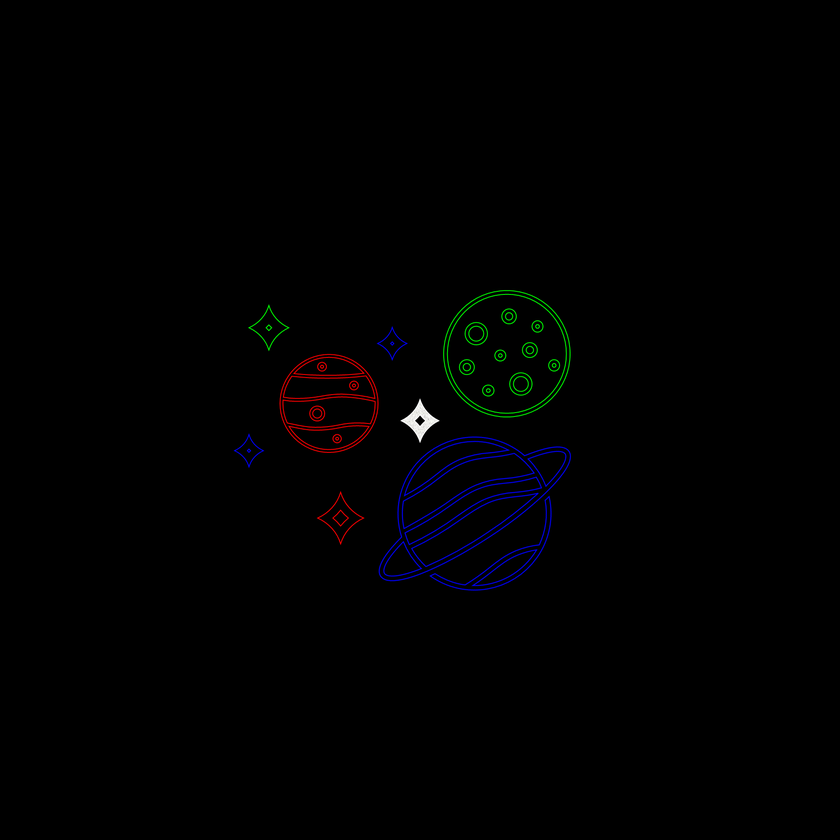
#> input picture FFT of imgs/3planets_h20.png, 840 x 840 px, shrunk from 1920 x 1920 before the run
$ python FT_iteration_test.py
#> lines starting #> are read from the running program, lines starting #| are printed output that depends on the picture
# -*- coding: utf-8 -*-
"""
Spyder Editor

This is a temporary script file.
"""
from PIL import Image
import numpy as np
import scipy as sp
from scipy.fft import fft2, fftshift,ifft2,ifftshift
import matplotlib.pyplot as plt
import os
from skimage import color


os.chdir("C:/Users/Laboratorio/MakeHologram/FFT of imgs")
filename="3planets_h20"
im=plt.imread(f"{filename}.png")
#> im is the input picture: shape (840, 840, 3) float32; mean R, G, B 0.00274, 0.00287, 0.00461
height=im.shape[0]
#> height = 840
width=im.shape[1]
#> width = 840
im_shift=fftshift(im[:,:,0])
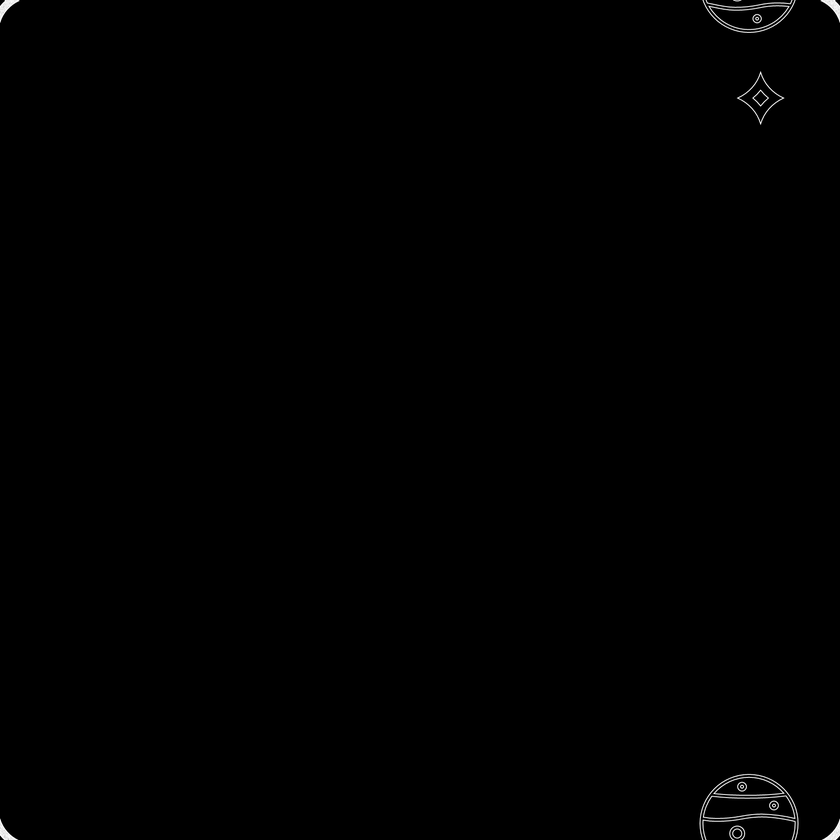
#> im_shift: shape (840, 840) float32; min 0, max 1, mean 0.00274

im_in=ifftshift(im_shift)
im_rgb_ft=fft2(im_shift)
phase_rgb = np.angle(im_rgb_ft)
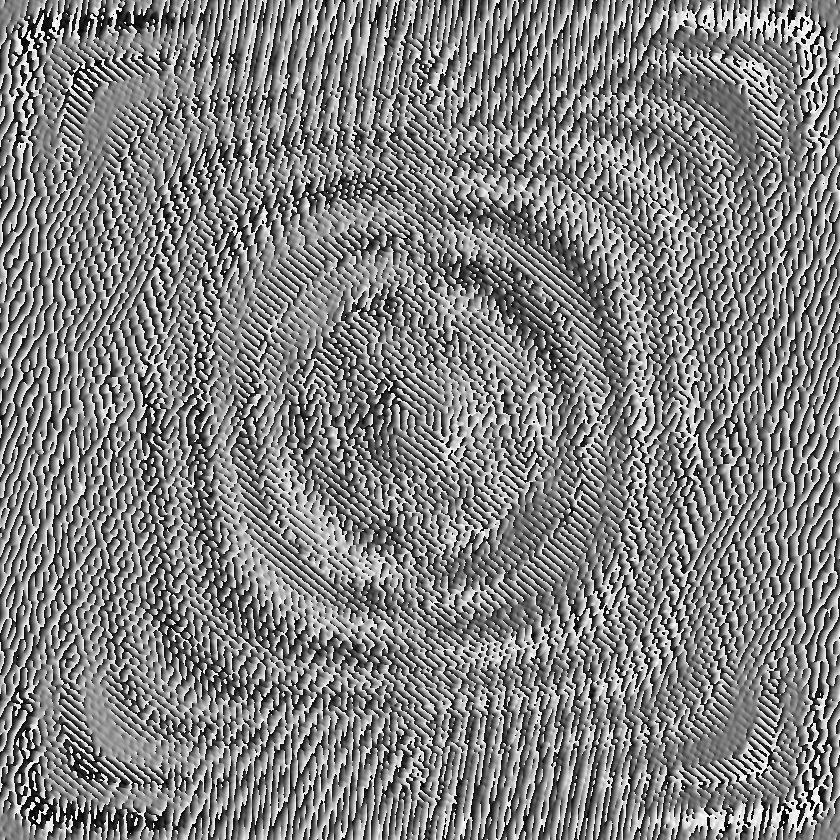
#> phase_rgb: shape (840, 840) float32; min -3.14, max 3.14, mean 4.45e-06; drawn with min black and max white
Reconstruction=ifft2(im_in)#np.exp(1j*phase_rgb)))
phase_in=np.angle(Reconstruction)
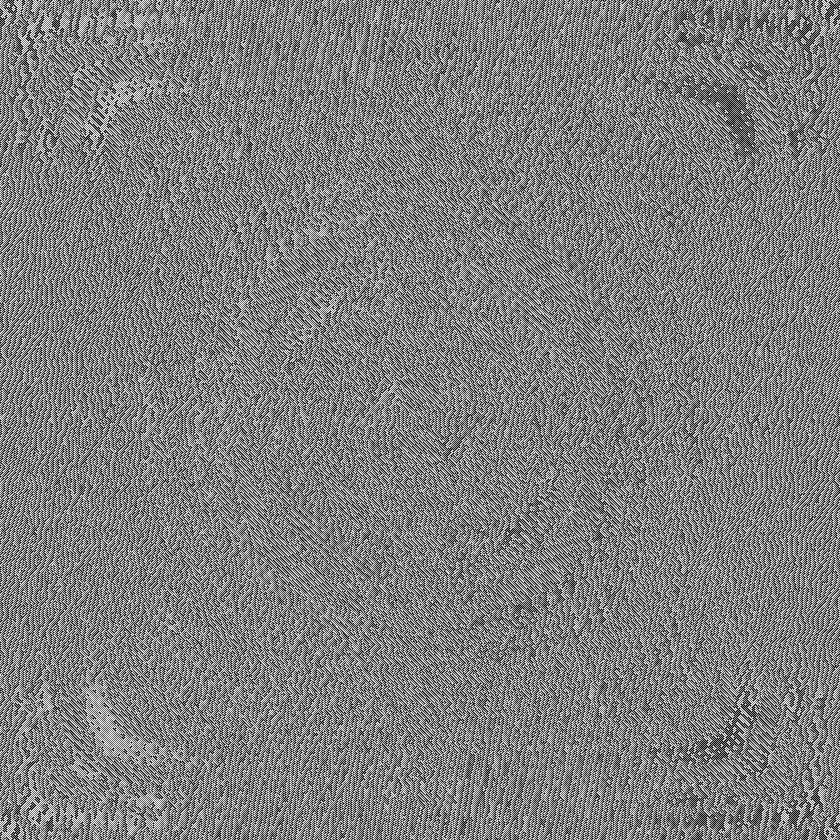
#> phase_in: shape (840, 840) float32; min -3.14, max 3.14, mean -4.45e-06; drawn with min black and max white

plt.figure()
plt.imshow(phase_rgb, label="magnitude", cmap="Reds")
plt.show()
plt.figure()
plt.imshow(phase_in, label="magnitude", cmap="Reds")
plt.show()
# [42 lines of commented-out code are left out]

$ run again, with FFT of imgs/RGB100p.png copied over FFT of imgs/3planets_h20.png
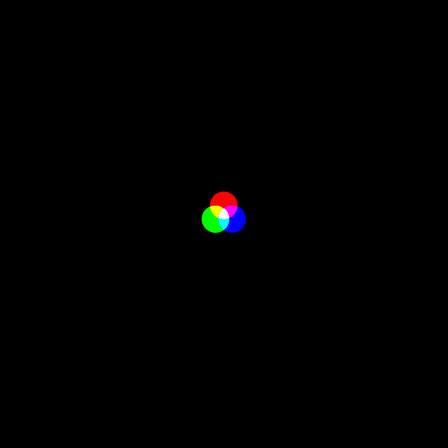
#> input picture FFT of imgs/RGB100p.png, 448 x 448 px, shrunk from 1024 x 1024 before the run
#> im is the input picture: shape (448, 448, 4) float32; mean R, G, B, A 0.00295, 0.00294, 0.00295, 1
#> `phase_rgb = np.angle(im_rgb_ft)`:
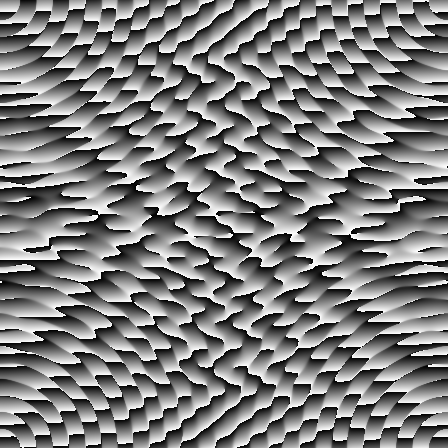
#> phase_rgb: shape (448, 448) float32; min -3.14, max 3.14, mean 1.57e-05; drawn with min black and max white
#> `phase_in=np.angle(Reconstruction)`:
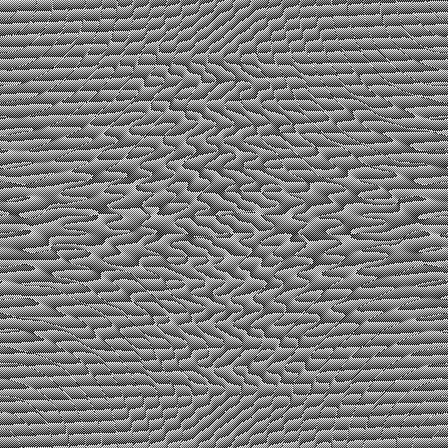
#> phase_in: shape (448, 448) float32; min -3.14, max 3.14, mean -1.57e-05; drawn with min black and max white
